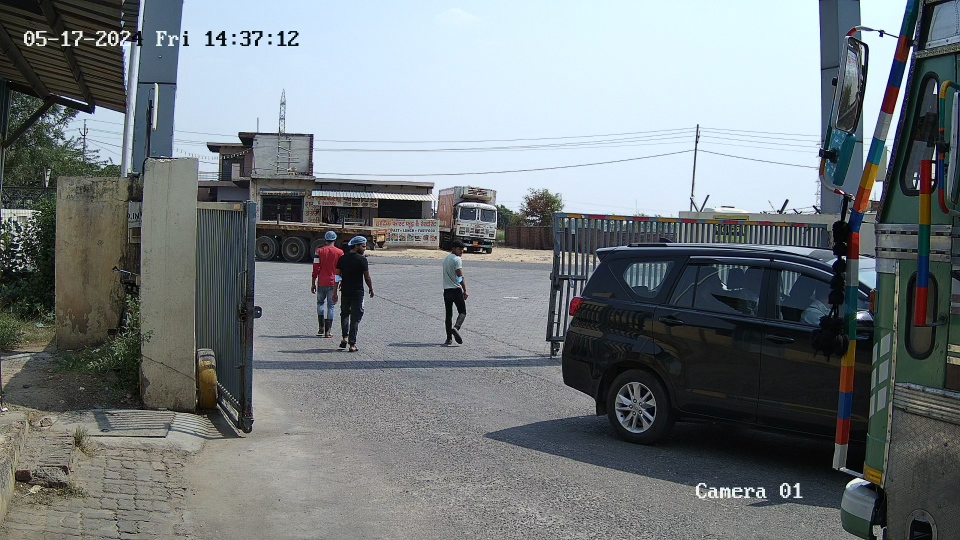
#> input picture anprservices/CSG000017AA.jpg, 1920 x 1080 px (shown at 1/2 size); its folder holds only this picture in this run
$ python -i veh_classification.py   (imports and definitions only)   (older library calls are emulated)
#> lines starting #> are read from the running program, lines starting #| are printed output that depends on the picture
#> further down, picture is the input picture: shape (1080, 1920, 3); mean B, G, R 127, 124, 116.9
import joblib
import numpy as np
import cv2
import time
import json

# [2 lines not run here, left out]
try:
    model = vids_config["veh_class_model"]
    color_model = vids_config["color"]
except Exception as e:
    print("Error ANPR get_OCR file while importing the config paramaeter file ")

# [2 lines not run here, left out]

def extract_features(image):
    # Color histogram (512 bins: 8x8x8 for H, S, V channels)
    bins = 8
    hist = cv2.calcHist([image], [0, 1, 2], None, [bins, bins, bins], [0, 256, 0, 256, 0, 256])
    cv2.normalize(hist, hist)
    hist = hist.flatten()

    # Mean and standard deviation of H, S, V channels
    mean_std = []
    for i in range(3):  # H, S, V channels
        mean_std.append(np.mean(image[:, :, i]))
        mean_std.append(np.std(image[:, :, i]))

    # Combine features
    features = np.hstack([hist, mean_std])
    return features

def fd_hu_moments(image):
    image = cv2.cvtColor(image, cv2.COLOR_BGR2GRAY)
    feature = cv2.HuMoments(cv2.moments(image)).flatten()
    return feature


def fd_haralick(image):
    gray = cv2.cvtColor(image,cv2.COLOR_BGR2GRAY)
    haralic = mahotas.features.haralick(gray).mean(axis=0)
    return haralic


def fd_histogram(image, mask=None):
    bins = 8
    image = cv2.cvtColor(image, cv2.COLOR_BGR2HSV)
    hist  = cv2.calcHist([image],[0,1,2],None,[bins,bins,bins], [0, 256, 0, 256, 0, 256])
    cv2.normalize(hist,hist)
    return hist.flatten()

def vehicle_class(img):
    img = img[12:-12,25:-25]
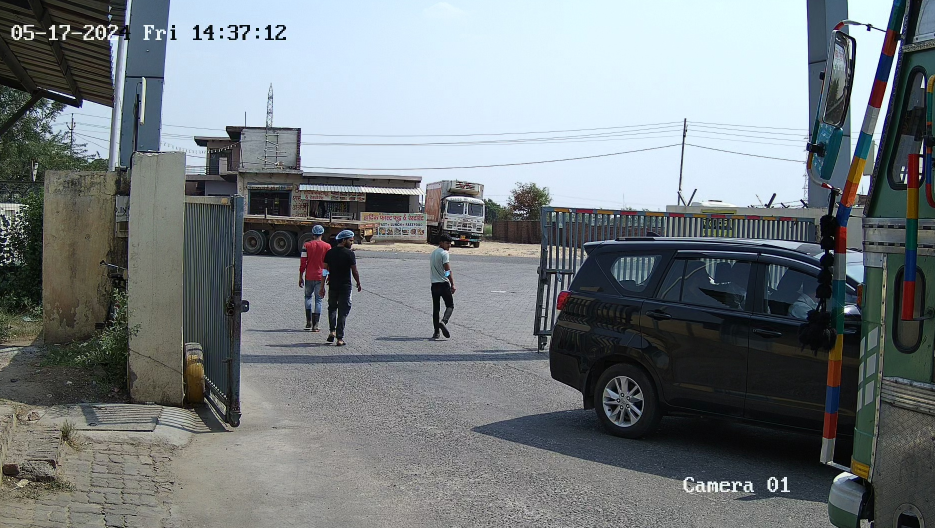
#> img: shape (1056, 1870, 3) (shown at 1/2 size); mean of channels 0, 1, 2 127.9, 124.6, 117.6; drawn as B, G, R
    global_feature = []
    fixed_size  = tuple((100,100))
    img = cv2.resize(img, fixed_size)
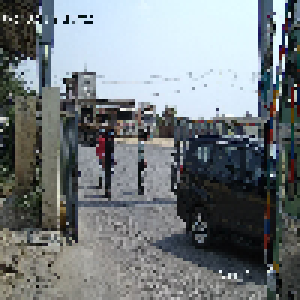
#> img: shape (100, 100, 3) (shown 3 times larger); mean of channels 0, 1, 2 127.2, 123.9, 116.9; drawn as B, G, R
    fv_hu_moments = fd_hu_moments(img)
#> in fd_hu_moments, `image = cv2.cvtColor(image, cv2.COLOR_BGR2GRAY)`:
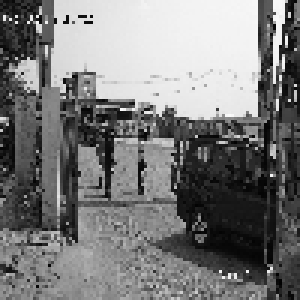
#> image: shape (100, 100) (shown 3 times larger); min 1, max 250, mean 122.1
#> in fd_hu_moments, `feature = cv2.HuMoments(cv2.moments(image)).flatten()`: feature = [0.00128, 9.55e-08, 5.47e-11, 1.07e-10, 7.62e-21, 2.65e-14, 3.06e-21]
#> fv_hu_moments has the same summary as feature in fd_hu_moments
    fv_haralick   = fd_haralick(img)
    fv_histogram  = fd_histogram(img)
    global_feature = np.hstack([fv_histogram,fv_haralick,fv_hu_moments])
    prediction = clf.predict(global_feature.reshape(1,-1))[0]
    prediction = int(prediction)
    if prediction==0:
        return 'front HMV'
    elif prediction==1:
        return 'rear HMV'

    else:
        return ""

def color_class(img):
    img = cv2.cvtColor(img, cv2.COLOR_BGR2HSV)
    features = extract_features(img)
    prediction = clf1.predict([features])
    if int(prediction[0])==1:
        return 'yellow'
    elif int(prediction[0])==0:
        return 'white'

    else:
        return ""

# [6 lines of commented-out code are left out]

>>> import cv2
>>> picture = cv2.imread('anprservices/CSG000017AA.jpg')
#> (the run stopped early here; a loop or call above may not have finished)

$ run again, on anprservices/CSG000024AA.jpg
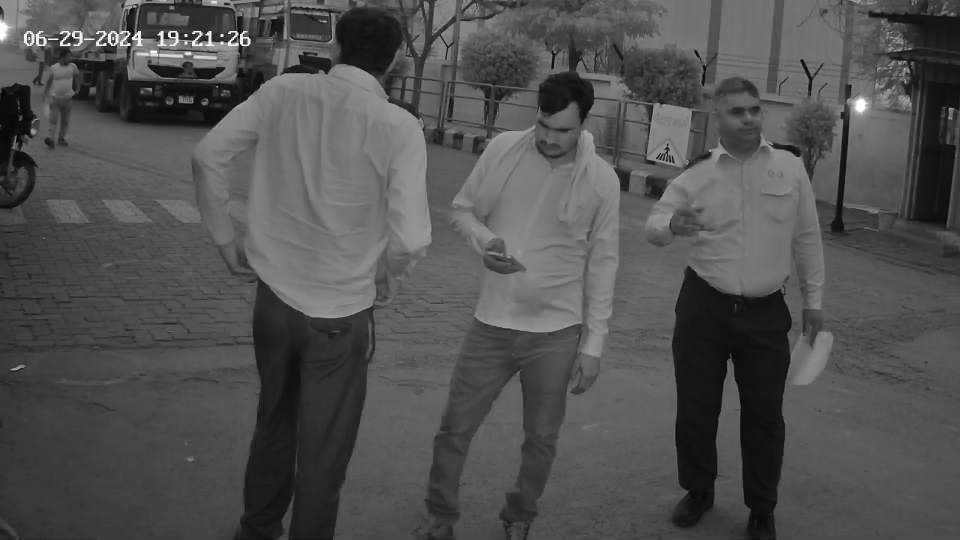
#> input picture anprservices/CSG000024AA.jpg, 1920 x 1080 px (shown at 1/2 size)
#> picture is the input picture: shape (1080, 1920, 3); min 0, max 255, mean 80.9
#> in vehicle_class, `img = img[12:-12,25:-25]`:
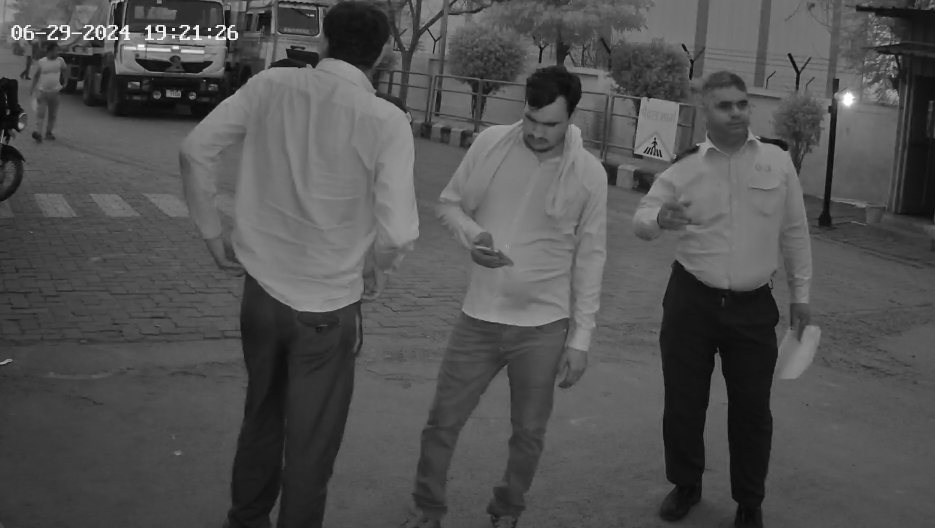
#> img: shape (1056, 1870, 3) (shown at 1/2 size); min 0, max 255, mean 81.5
#> in vehicle_class, `img = cv2.resize(img, fixed_size)`:
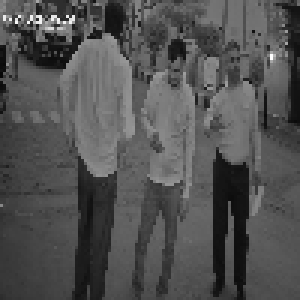
#> img: shape (100, 100, 3) (shown 3 times larger); min 8, max 255, mean 81.6
#> feature = [0.00189, 2.83e-09, 1.24e-11, 2.49e-11, 2.93e-22, -1.85e-16, -3.24e-22]
#> fv_hu_moments has the same summary as feature in fd_hu_moments
